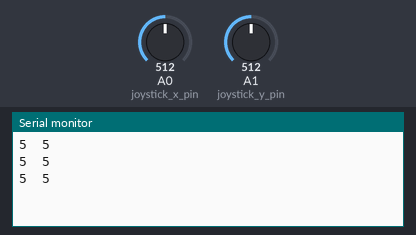
A sketch run on a simulated Arduino Uno, built with avr-gcc and run on an emulated ATmega328P. Parts: the last lines printed to the serial monitor. Inputs (shaded band) come from the test bench; at power-on: A0 (joystick_x_pin) = 512, A1 (joystick_y_pin) = 512.

Above: at 1.3 s.
1.4 s: A0 (joystick_x_pin) set to 716
At 1.9 s:
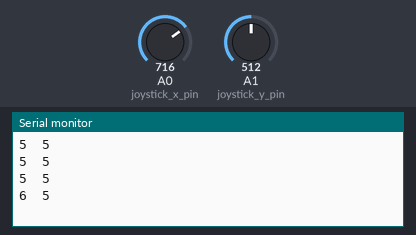
2.9 s: A1 (joystick_y_pin) set to 716
At 3.4 s:
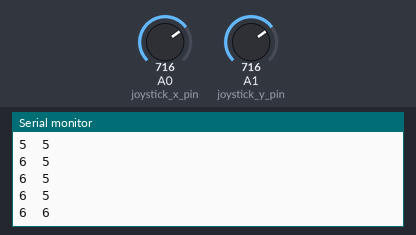
4.4 s: A0 (joystick_x_pin) set to 900
At 4.9 s:
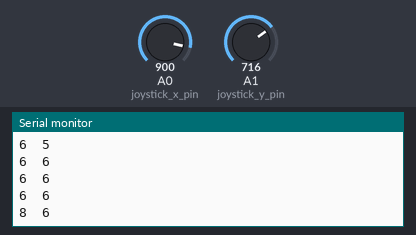
5.9 s: A1 (joystick_y_pin) set to 900
At 6.4 s:
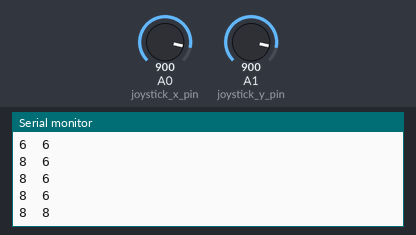
Timing chart, 0 to 8.4 s (numbered marks = the images above; inputs shaded):
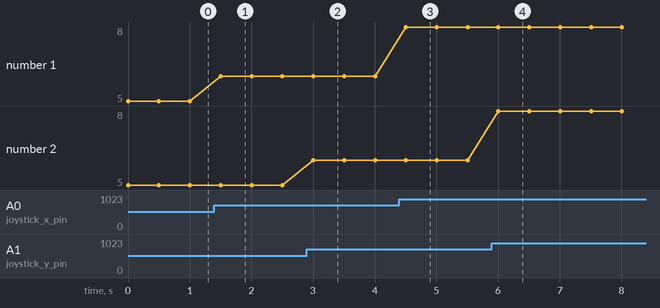

Measured:
- after the input at 1.4 s, the serial monitor: prints a new line after 0.10 s (image 1)
- after the input at 2.9 s, the serial monitor: prints a new line after 0.10 s (image 2)
- after the input at 4.4 s, the serial monitor: prints a new line after 0.11 s (image 3)
- after the input at 5.9 s, the serial monitor: prints a new line after 0.11 s (image 4)
- plotted number 1: 5 → 6 after the input at 1.4 s, 6 → 8 after the input at 4.4 s

The sketch:

IR_car_transmitter.ino
```cpp
/* Project: INFRA-RED SIGNALS CONTROLLED CAR
 * ### TX REMOTE SIDE ###
 * This script sends specified IR signals to the IR-signal receiver.
 *
 * Components:
 *  + joystick module
 *  + IR-signal transmitter
 *
 * The position of the joystick determines which signal to send.
 * Signals are sent in the hexadecimal (HEX) form.
 * These signals will be received in the decimal form.
 *
 * Mappings:
 *  - 0x80BF53AC is the hexadecimal (HEX) equivalent of the decimal 2160022444
 *  - 0x80BF4BB4 is the hexadecimal (HEX) equivalent of the decimal 2160020404
 *  - 0x80BF9966 is the hexadecimal (HEX) equivalent of the decimal 2160040294
 *  - 0x80BF837C is the hexadecimal (HEX) equivalent of the decimal 2160034684
 *
 * The default signal, 0x70CA9977, does not need to be read at all. There is no mapping for it.
 * Library source: https://github.com/Arduino-IRremote/Arduino-IRremote */


#include <IRremote.h>

int IR_transmitter_pin = 3;  // usually 3 for uno # check gitHub for details
int joystick_x_pin = A0;
int joystick_y_pin = A1;

IRsend irsend;


void setup() {
  Serial.begin(9600);
  irsend.begin();

  pinMode(joystick_x_pin, INPUT);
  pinMode(joystick_y_pin, INPUT);
}


void loop() {
  // map joystick readings to avoid small noises
  int x = map(analogRead(joystick_x_pin), 0, 1023, 0, 10);
  int y = map(analogRead(joystick_y_pin), 0, 1023, 0, 10);
  Serial.println(String(x) + "  " + String(y));  // debug print

  // Define a dead zone to ignore small joystick movements
  const int deadZone = 1;

  // send IR signals based on joystick position
  if (abs(x - 5) > deadZone || abs(y - 5) > deadZone) {
    if (x == 0 && y == 5) {  // joystick up
      irsend.sendNEC(0x80BF53AC, 32);
    } else if (x == 10 && y == 5) {  // joystick down
      irsend.sendNEC(0x80BF4BB4, 32);
    } else if (x == 5 && y == 0) {  // joystick left
      irsend.sendNEC(0x80BF9966, 32);
    } else if (x == 5 && y == 10) {  // joystick right
      irsend.sendNEC(0x80BF837C, 32);
    }
  } else {
    // No significant joystick movement, do not send any signal
    // Comment out the default signal to avoid unnecessary transmissions
    // irsend.sendNEC(0x70CA9977, 32);    // default signal
  }
  delay(500);
}
```
